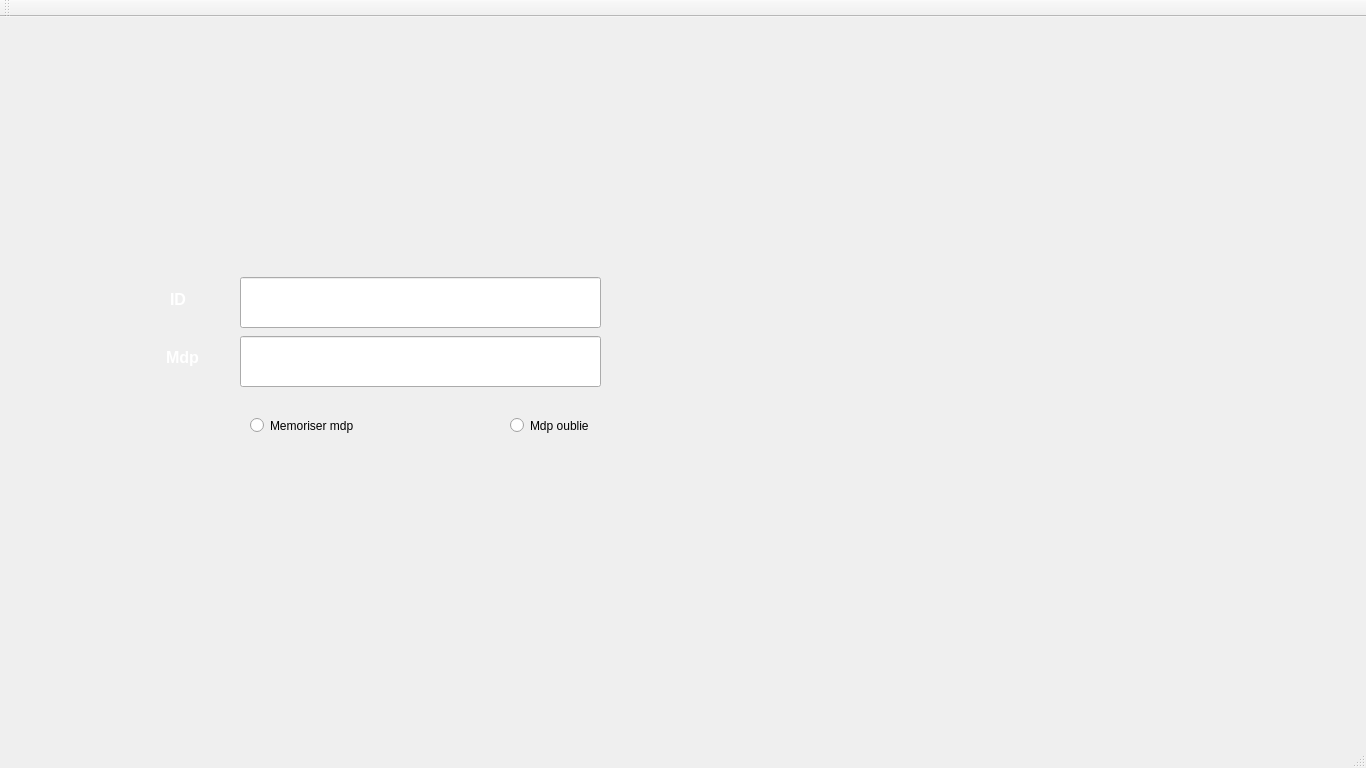
<?xml version="1.0" encoding="UTF-8"?>
<ui version="4.0">
 <class>MainWindow</class>
 <widget class="QMainWindow" name="MainWindow">
  <property name="geometry">
   <rect>
    <x>0</x>
    <y>0</y>
    <width>1366</width>
    <height>768</height>
   </rect>
  </property>
  <property name="minimumSize">
   <size>
    <width>1366</width>
    <height>768</height>
   </size>
  </property>
  <property name="windowTitle">
   <string>MainWindow</string>
  </property>
  <widget class="QWidget" name="centralWidget">
   <property name="minimumSize">
    <size>
     <width>833</width>
     <height>469</height>
    </size>
   </property>
   <property name="maximumSize">
    <size>
     <width>833</width>
     <height>469</height>
    </size>
   </property>
   <widget class="QLabel" name="label_ID">
    <property name="geometry">
     <rect>
      <x>170</x>
      <y>272</y>
      <width>47</width>
      <height>21</height>
     </rect>
    </property>
    <property name="text">
     <string>&lt;html&gt;&lt;head/&gt;&lt;body&gt;&lt;p&gt;&lt;span style=&quot; font-size:12pt; font-weight:600; color:#ffffff;&quot;&gt;ID&lt;/span&gt;&lt;/p&gt;&lt;/body&gt;&lt;/html&gt;</string>
    </property>
   </widget>
   <widget class="QLabel" name="label_mdp">
    <property name="geometry">
     <rect>
      <x>166</x>
      <y>320</y>
      <width>41</width>
      <height>41</height>
     </rect>
    </property>
    <property name="text">
     <string>&lt;html&gt;&lt;head/&gt;&lt;body&gt;&lt;p&gt;&lt;span style=&quot; font-size:12pt; font-weight:600; color:#ffffff;&quot;&gt;Mdp&lt;/span&gt;&lt;/p&gt;&lt;/body&gt;&lt;/html&gt;</string>
    </property>
   </widget>
   <widget class="QLineEdit" name="lineEdit_ID">
    <property name="geometry">
     <rect>
      <x>240</x>
      <y>260</y>
      <width>361</width>
      <height>51</height>
     </rect>
    </property>
    <property name="text">
     <string/>
    </property>
   </widget>
   <widget class="QLineEdit" name="lineEdit_mdp">
    <property name="geometry">
     <rect>
      <x>240</x>
      <y>319</y>
      <width>361</width>
      <height>51</height>
     </rect>
    </property>
   </widget>
   <widget class="QPushButton" name="pushButton_connecter">
    <property name="geometry">
     <rect>
      <x>330</x>
      <y>420</y>
      <width>181</width>
      <height>41</height>
     </rect>
    </property>
    <property name="text">
     <string/>
    </property>
    <property name="flat">
     <bool>true</bool>
    </property>
   </widget>
   <widget class="QRadioButton" name="radioButton_memoriser">
    <property name="geometry">
     <rect>
      <x>250</x>
      <y>400</y>
      <width>111</width>
      <height>17</height>
     </rect>
    </property>
    <property name="text">
     <string>Memoriser mdp</string>
    </property>
   </widget>
   <widget class="QRadioButton" name="radioButton_mdpoublie">
    <property name="geometry">
     <rect>
      <x>510</x>
      <y>400</y>
      <width>82</width>
      <height>17</height>
     </rect>
    </property>
    <property name="text">
     <string>Mdp oublie</string>
    </property>
   </widget>
   <widget class="QLabel" name="label_background">
    <property name="geometry">
     <rect>
      <x>0</x>
      <y>0</y>
      <width>1366</width>
      <height>768</height>
     </rect>
    </property>
    <property name="minimumSize">
     <size>
      <width>1366</width>
      <height>768</height>
     </size>
    </property>
    <property name="text">
     <string/>
    </property>
    <property name="pixmap">
     <pixmap resource="images.qrc">:/newbackground.png</pixmap>
    </property>
   </widget>
   <zorder>label_background</zorder>
   <zorder>label_ID</zorder>
   <zorder>label_mdp</zorder>
   <zorder>lineEdit_ID</zorder>
   <zorder>lineEdit_mdp</zorder>
   <zorder>pushButton_connecter</zorder>
   <zorder>radioButton_memoriser</zorder>
   <zorder>radioButton_mdpoublie</zorder>
  </widget>
  <widget class="QMenuBar" name="menuBar">
   <property name="geometry">
    <rect>
     <x>0</x>
     <y>0</y>
     <width>1366</width>
     <height>21</height>
    </rect>
   </property>
  </widget>
  <widget class="QToolBar" name="mainToolBar">
   <attribute name="toolBarArea">
    <enum>TopToolBarArea</enum>
   </attribute>
   <attribute name="toolBarBreak">
    <bool>false</bool>
   </attribute>
  </widget>
  <widget class="QStatusBar" name="statusBar"/>
 </widget>
 <layoutdefault spacing="6" margin="11"/>
 <resources>
  <include location="images.qrc"/>
 </resources>
 <connections/>
</ui>
